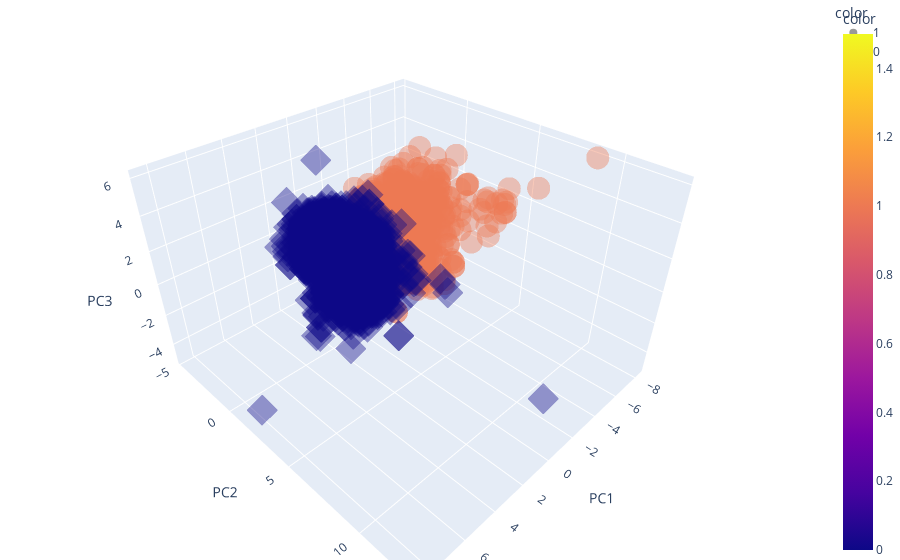

Notebook source saved alongside this figure:
### Code cell
# 3d 그래프 표현

pca_wine_plot = pca_X
pca_wine_plot['color'] = wine_y.values

import plotly.express as px

fig = px.scatter_3d(pca_wine_plot, x='PC1', y='PC2', z='PC3', color = 'color', symbol='color', opacity=0.4)
fig.update_layout(margin=dict(l=0, r=0, b=0, t=0))
fig.show()

### Figure 1 — Plotly figure (JSON) as saved in the notebook; plotly's stock layout.template omitted (floating-point values rounded to 4 significant figures; data arrays with more than 128 entries replaced by an {"elided": "..."} marker saying what was removed)
{"data": [{"hovertemplate": "color=%{marker.color}<br>PC1=%{x}<br>PC2=%{y}<br>PC3=%{z}<extra></extra>", "legendgroup": "1", "marker": {"color": {"elided": "1599 int values"}, "coloraxis": "coloraxis", "opacity": 0.4, "symbol": "circle"}, "mode": "markers", "name": "1", "scene": "scene", "showlegend": true, "type": "scatter3d", "x": {"elided": "1599 float values"}, "y": {"elided": "1599 float values"}, "z": {"elided": "1599 float values"}}, {"hovertemplate": "color=%{marker.color}<br>PC1=%{x}<br>PC2=%{y}<br>PC3=%{z}<extra></extra>", "legendgroup": "0", "marker": {"color": {"elided": "4898 int values"}, "coloraxis": "coloraxis", "opacity": 0.4, "symbol": "diamond"}, "mode": "markers", "name": "0", "scene": "scene", "showlegend": true, "type": "scatter3d", "x": {"elided": "4898 float values"}, "y": {"elided": "4898 float values"}, "z": {"elided": "4898 float values"}}], "layout": {"coloraxis": {"colorbar": {"title": {"text": "color"}}, "colorscale": [[0, "#0d0887"], [0.1111, "#46039f"], [0.2222, "#7201a8"], [0.3333, "#9c179e"], [0.4444, "#bd3786"], [0.5556, "#d8576b"], [0.6667, "#ed7953"], [0.7778, "#fb9f3a"], [0.8889, "#fdca26"], [1, "#f0f921"]]}, "legend": {"title": {"text": "color"}, "tracegroupgap": 0}, "margin": {"b": 0, "l": 0, "r": 0, "t": 0}, "scene": {"domain": {"x": [0, 1], "y": [0, 1]}, "xaxis": {"title": {"text": "PC1"}}, "yaxis": {"title": {"text": "PC2"}}, "zaxis": {"title": {"text": "PC3"}}}}}
